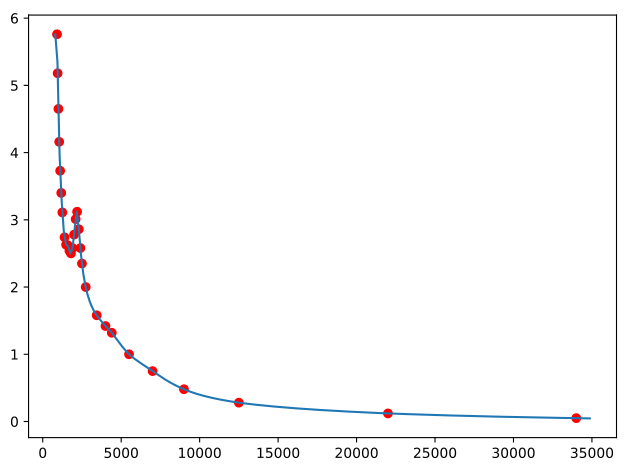

Write Python code to recreate this figure.
from mpl_toolkits.mplot3d import Axes3D

import numpy as np
import matplotlib.pyplot as plt

xa, ya = np.loadtxt("X_lambda.txt", unpack=True)
x , y  = np.loadtxt("X_lambda_spline.txt", unpack=True)

fig = plt.figure()
ax = fig.add_subplot(111)
ax.plot(xa, ya, 'ro')
ax.plot(x , y )

# plt.show()
fig.tight_layout()
fig.savefig("test_X_lambda.pdf", bbox_inches='tight')


log10column_COa, log10column_H2a, log10shield_COa = np.loadtxt("self_shielding_CO_table.txt", unpack=True)
log10column_CO , log10column_H2 , log10shield_CO  = np.loadtxt("self_shielding_CO_spline.txt", unpack=True)

fig2 = plt.figure()
ax2 = fig2.gca(projection='3d')
ax2.scatter(log10column_COa, log10column_H2a, log10shield_COa)
ax2.plot_trisurf(log10column_CO, log10column_H2, log10shield_CO )

# plt.show()
# fig2.tight_layout()
# fig2.savefig("test_self_shielding_CO.pdf", bbox_inches='tight')
